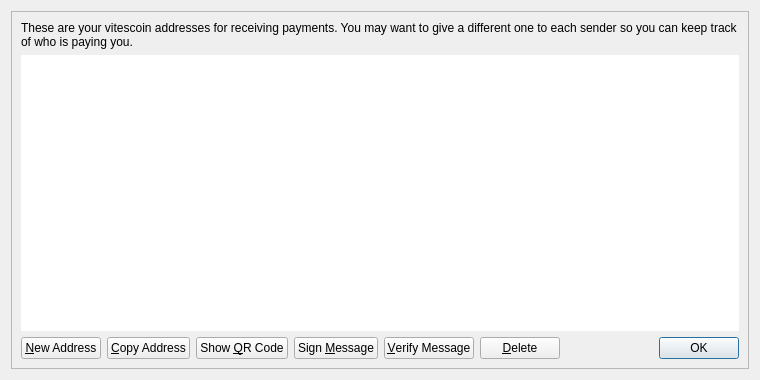
<?xml version="1.0" encoding="UTF-8"?>
<ui version="4.0">
 <class>AddressBookPage</class>
 <widget class="QWidget" name="AddressBookPage">
  <property name="geometry">
   <rect>
    <x>0</x>
    <y>0</y>
    <width>760</width>
    <height>380</height>
   </rect>
  </property>
  <property name="windowTitle">
   <string>Address Book</string>
  </property>
  <layout class="QVBoxLayout" name="verticalLayout_2">
   <item>
    <widget class="QFrame" name="frameMain">
     <property name="frameShape">
      <enum>QFrame::StyledPanel</enum>
     </property>
     <property name="frameShadow">
      <enum>QFrame::Raised</enum>
     </property>
     <layout class="QVBoxLayout" name="verticalLayout">
      <item>
       <widget class="QLabel" name="labelExplanation">
        <property name="text">
         <string>These are your vitescoin addresses for receiving payments. You may want to give a different one to each sender so you can keep track of who is paying you.</string>
        </property>
        <property name="textFormat">
         <enum>Qt::PlainText</enum>
        </property>
        <property name="wordWrap">
         <bool>true</bool>
        </property>
       </widget>
      </item>
      <item>
       <widget class="QTableView" name="tableView">
        <property name="contextMenuPolicy">
         <enum>Qt::CustomContextMenu</enum>
        </property>
        <property name="toolTip">
         <string>Double-click to edit address or label</string>
        </property>
        <property name="frameShape">
         <enum>QFrame::NoFrame</enum>
        </property>
        <property name="tabKeyNavigation">
         <bool>false</bool>
        </property>
        <property name="alternatingRowColors">
         <bool>true</bool>
        </property>
        <property name="selectionMode">
         <enum>QAbstractItemView::SingleSelection</enum>
        </property>
        <property name="selectionBehavior">
         <enum>QAbstractItemView::SelectRows</enum>
        </property>
        <property name="sortingEnabled">
         <bool>true</bool>
        </property>
        <attribute name="verticalHeaderVisible">
         <bool>false</bool>
        </attribute>
       </widget>
      </item>
      <item>
       <layout class="QHBoxLayout" name="horizontalLayout">
        <item>
         <widget class="QPushButton" name="newAddressButton">
          <property name="toolTip">
           <string>Create a new address</string>
          </property>
          <property name="text">
           <string>&amp;New Address</string>
          </property>
          <property name="icon">
           <iconset resource="../vitescoin.qrc">
            <normaloff>:/icons/add</normaloff>:/icons/add</iconset>
          </property>
         </widget>
        </item>
        <item>
         <widget class="QPushButton" name="copyToClipboard">
          <property name="toolTip">
           <string>Copy the currently selected address to the system clipboard</string>
          </property>
          <property name="text">
           <string>&amp;Copy Address</string>
          </property>
          <property name="icon">
           <iconset resource="../vitescoin.qrc">
            <normaloff>:/icons/editcopy</normaloff>:/icons/editcopy</iconset>
          </property>
         </widget>
        </item>
        <item>
         <widget class="QPushButton" name="showQRCode">
          <property name="text">
           <string>Show &amp;QR Code</string>
          </property>
          <property name="icon">
           <iconset resource="../vitescoin.qrc">
            <normaloff>:/icons/qrcode</normaloff>:/icons/qrcode</iconset>
          </property>
         </widget>
        </item>
        <item>
         <widget class="QPushButton" name="signMessage">
          <property name="toolTip">
           <string>Sign a message to prove you own a vitescoin address</string>
          </property>
          <property name="text">
           <string>Sign &amp;Message</string>
          </property>
          <property name="icon">
           <iconset resource="../vitescoin.qrc">
            <normaloff>:/icons/edit</normaloff>:/icons/edit</iconset>
          </property>
         </widget>
        </item>
        <item>
         <widget class="QPushButton" name="verifyMessage">
          <property name="toolTip">
           <string>Verify a message to ensure it was signed with a specified vitescoin address</string>
          </property>
          <property name="text">
           <string>&amp;Verify Message</string>
          </property>
          <property name="icon">
           <iconset resource="../vitescoin.qrc">
            <normaloff>:/icons/transaction_0</normaloff>:/icons/transaction_0</iconset>
          </property>
         </widget>
        </item>
        <item>
         <widget class="QPushButton" name="deleteButton">
          <property name="toolTip">
           <string>Delete the currently selected address from the list</string>
          </property>
          <property name="text">
           <string>&amp;Delete</string>
          </property>
          <property name="icon">
           <iconset resource="../vitescoin.qrc">
            <normaloff>:/icons/remove</normaloff>:/icons/remove</iconset>
          </property>
         </widget>
        </item>
        <item>
         <spacer name="horizontalSpacer">
          <property name="orientation">
           <enum>Qt::Horizontal</enum>
          </property>
          <property name="sizeHint" stdset="0">
           <size>
            <width>40</width>
            <height>20</height>
           </size>
          </property>
         </spacer>
        </item>
        <item>
         <widget class="QDialogButtonBox" name="buttonBox">
          <property name="sizePolicy">
           <sizepolicy hsizetype="Maximum" vsizetype="Fixed">
            <horstretch>0</horstretch>
            <verstretch>0</verstretch>
           </sizepolicy>
          </property>
          <property name="standardButtons">
           <set>QDialogButtonBox::Ok</set>
          </property>
         </widget>
        </item>
       </layout>
      </item>
     </layout>
    </widget>
   </item>
  </layout>
 </widget>
 <resources>
  <include location="../vitescoin.qrc"/>
 </resources>
 <connections/>
</ui>
